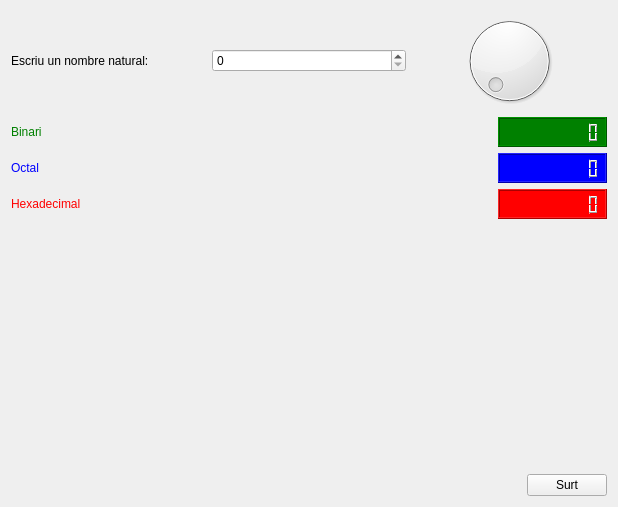
<?xml version="1.0" encoding="UTF-8"?>
<ui version="4.0">
 <class>Conversor</class>
 <widget class="QWidget" name="Conversor">
  <property name="geometry">
   <rect>
    <x>0</x>
    <y>0</y>
    <width>618</width>
    <height>507</height>
   </rect>
  </property>
  <property name="windowTitle">
   <string>Form</string>
  </property>
  <layout class="QGridLayout" name="gridLayout_2">
   <item row="0" column="0">
    <layout class="QVBoxLayout" name="verticalLayout_3">
     <item>
      <layout class="QVBoxLayout" name="verticalLayout_2">
       <item>
        <layout class="QHBoxLayout" name="horizontalLayout_4">
         <item>
          <widget class="QLabel" name="nombreLabel">
           <property name="text">
            <string>Escriu un nombre natural:</string>
           </property>
          </widget>
         </item>
         <item>
          <widget class="QSpinBox" name="numberBox"/>
         </item>
         <item>
          <widget class="QDial" name="dial"/>
         </item>
        </layout>
       </item>
       <item>
        <layout class="QVBoxLayout" name="verticalLayout">
         <item>
          <layout class="QHBoxLayout" name="horizontalLayout">
           <item>
            <widget class="QLabel" name="binariLabel">
             <property name="styleSheet">
              <string notr="true">color:green</string>
             </property>
             <property name="text">
              <string>Binari</string>
             </property>
            </widget>
           </item>
           <item>
            <spacer name="horizontalSpacer">
             <property name="orientation">
              <enum>Qt::Horizontal</enum>
             </property>
             <property name="sizeHint" stdset="0">
              <size>
               <width>40</width>
               <height>20</height>
              </size>
             </property>
            </spacer>
           </item>
           <item>
            <widget class="QLCDNumber" name="binLCD">
             <property name="sizePolicy">
              <sizepolicy hsizetype="Preferred" vsizetype="Preferred">
               <horstretch>0</horstretch>
               <verstretch>0</verstretch>
              </sizepolicy>
             </property>
             <property name="minimumSize">
              <size>
               <width>100</width>
               <height>30</height>
              </size>
             </property>
             <property name="styleSheet">
              <string notr="true">color:white; background-color:green</string>
             </property>
             <property name="digitCount">
              <number>10</number>
             </property>
             <property name="mode">
              <enum>QLCDNumber::Bin</enum>
             </property>
            </widget>
           </item>
          </layout>
         </item>
         <item>
          <layout class="QHBoxLayout" name="horizontalLayout_2">
           <item>
            <widget class="QLabel" name="octalLabel">
             <property name="styleSheet">
              <string notr="true">color:blue</string>
             </property>
             <property name="text">
              <string>Octal</string>
             </property>
            </widget>
           </item>
           <item>
            <spacer name="horizontalSpacer_2">
             <property name="orientation">
              <enum>Qt::Horizontal</enum>
             </property>
             <property name="sizeHint" stdset="0">
              <size>
               <width>40</width>
               <height>20</height>
              </size>
             </property>
            </spacer>
           </item>
           <item>
            <widget class="QLCDNumber" name="octalLCD">
             <property name="sizePolicy">
              <sizepolicy hsizetype="Preferred" vsizetype="Preferred">
               <horstretch>0</horstretch>
               <verstretch>0</verstretch>
              </sizepolicy>
             </property>
             <property name="minimumSize">
              <size>
               <width>100</width>
               <height>30</height>
              </size>
             </property>
             <property name="styleSheet">
              <string notr="true">color:white; background-color:blue</string>
             </property>
             <property name="digitCount">
              <number>10</number>
             </property>
             <property name="mode">
              <enum>QLCDNumber::Oct</enum>
             </property>
            </widget>
           </item>
          </layout>
         </item>
         <item>
          <layout class="QHBoxLayout" name="horizontalLayout_3">
           <item>
            <widget class="QLabel" name="hexaLabel">
             <property name="styleSheet">
              <string notr="true">color:red</string>
             </property>
             <property name="text">
              <string>Hexadecimal</string>
             </property>
            </widget>
           </item>
           <item>
            <spacer name="horizontalSpacer_3">
             <property name="orientation">
              <enum>Qt::Horizontal</enum>
             </property>
             <property name="sizeHint" stdset="0">
              <size>
               <width>40</width>
               <height>20</height>
              </size>
             </property>
            </spacer>
           </item>
           <item>
            <widget class="QLCDNumber" name="hexaLCD">
             <property name="sizePolicy">
              <sizepolicy hsizetype="Preferred" vsizetype="Preferred">
               <horstretch>0</horstretch>
               <verstretch>0</verstretch>
              </sizepolicy>
             </property>
             <property name="minimumSize">
              <size>
               <width>100</width>
               <height>30</height>
              </size>
             </property>
             <property name="styleSheet">
              <string notr="true">color:white; background-color:red</string>
             </property>
             <property name="digitCount">
              <number>10</number>
             </property>
             <property name="mode">
              <enum>QLCDNumber::Hex</enum>
             </property>
            </widget>
           </item>
          </layout>
         </item>
        </layout>
       </item>
      </layout>
     </item>
     <item>
      <layout class="QGridLayout" name="gridLayout">
       <item row="0" column="0" rowspan="2">
        <spacer name="horizontalSpacer_4">
         <property name="orientation">
          <enum>Qt::Horizontal</enum>
         </property>
         <property name="sizeHint" stdset="0">
          <size>
           <width>40</width>
           <height>20</height>
          </size>
         </property>
        </spacer>
       </item>
       <item row="0" column="1">
        <spacer name="verticalSpacer">
         <property name="orientation">
          <enum>Qt::Vertical</enum>
         </property>
         <property name="sizeHint" stdset="0">
          <size>
           <width>20</width>
           <height>40</height>
          </size>
         </property>
        </spacer>
       </item>
       <item row="1" column="1">
        <widget class="QPushButton" name="exitButton">
         <property name="text">
          <string>Surt</string>
         </property>
        </widget>
       </item>
      </layout>
     </item>
    </layout>
   </item>
  </layout>
 </widget>
 <resources/>
 <connections>
  <connection>
   <sender>exitButton</sender>
   <signal>clicked()</signal>
   <receiver>Conversor</receiver>
   <slot>close()</slot>
   <hints>
    <hint type="sourcelabel">
     <x>535</x>
     <y>471</y>
    </hint>
    <hint type="destinationlabel">
     <x>530</x>
     <y>412</y>
    </hint>
   </hints>
  </connection>
  <connection>
   <sender>numberBox</sender>
   <signal>valueChanged(int)</signal>
   <receiver>dial</receiver>
   <slot>setValue(int)</slot>
   <hints>
    <hint type="sourcelabel">
     <x>279</x>
     <y>139</y>
    </hint>
    <hint type="destinationlabel">
     <x>336</x>
     <y>136</y>
    </hint>
   </hints>
  </connection>
  <connection>
   <sender>dial</sender>
   <signal>valueChanged(int)</signal>
   <receiver>numberBox</receiver>
   <slot>setValue(int)</slot>
   <hints>
    <hint type="sourcelabel">
     <x>342</x>
     <y>162</y>
    </hint>
    <hint type="destinationlabel">
     <x>278</x>
     <y>142</y>
    </hint>
   </hints>
  </connection>
  <connection>
   <sender>numberBox</sender>
   <signal>valueChanged(int)</signal>
   <receiver>binLCD</receiver>
   <slot>display(int)</slot>
   <hints>
    <hint type="sourcelabel">
     <x>264</x>
     <y>151</y>
    </hint>
    <hint type="destinationlabel">
     <x>319</x>
     <y>233</y>
    </hint>
   </hints>
  </connection>
  <connection>
   <sender>numberBox</sender>
   <signal>valueChanged(int)</signal>
   <receiver>octalLCD</receiver>
   <slot>display(int)</slot>
   <hints>
    <hint type="sourcelabel">
     <x>256</x>
     <y>149</y>
    </hint>
    <hint type="destinationlabel">
     <x>321</x>
     <y>255</y>
    </hint>
   </hints>
  </connection>
  <connection>
   <sender>numberBox</sender>
   <signal>valueChanged(int)</signal>
   <receiver>hexaLCD</receiver>
   <slot>display(int)</slot>
   <hints>
    <hint type="sourcelabel">
     <x>261</x>
     <y>144</y>
    </hint>
    <hint type="destinationlabel">
     <x>310</x>
     <y>295</y>
    </hint>
   </hints>
  </connection>
 </connections>
</ui>
